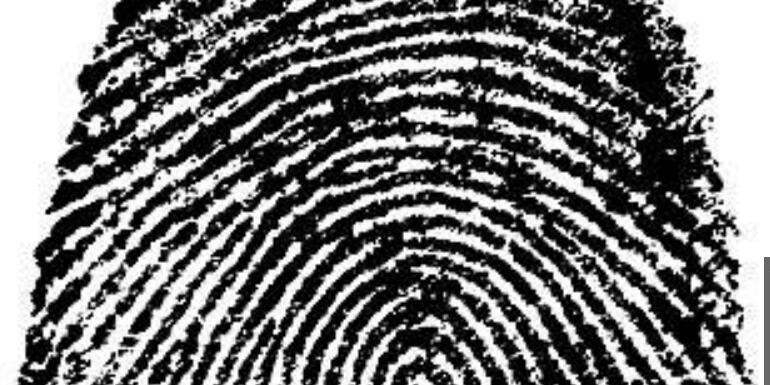
//> input picture images/fgp1.jpg, 770 x 385 px
$ ./opencv_040   (built with g++ and OpenCV 4)
//> lines starting //> are read from the running program, lines starting //| are printed output that depends on the picture
#include <opencv2/opencv.hpp>
#include <iostream>
#include<vector>
using namespace std;
using namespace cv;

int main(int argc, char** argv) {
	Mat src = imread("D:/images/fgp1.jpg", IMREAD_UNCHANGED);
//> src is the input picture: 385 rows x 770 cols, CV_8UC3; min 0, max 255, mean 118.1
	if (src.empty()) {
		cout << "can`t read this image" << endl;
	}
	namedWindow("src",WINDOW_FREERATIO);
	imshow("src", src);

	Mat kernel = getStructuringElement(MORPH_ELLIPSE,Size(2,2));
	Mat open_dst;
	morphologyEx(src, open_dst, MORPH_OPEN, kernel,Point(-1,-1),3);
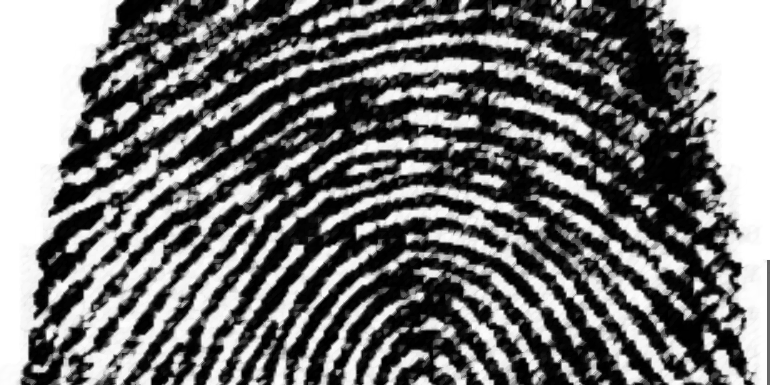
//> open_dst: 385 rows x 770 cols, CV_8UC3; min 0, max 255, mean 113.2
	namedWindow("open_dst", WINDOW_FREERATIO);
	imshow("open_dst", open_dst);


	Mat kernel1 = getStructuringElement(MORPH_RECT, Size(2, 2));
	Mat open_close_dst;
	morphologyEx(open_dst,open_close_dst, MORPH_CLOSE, kernel1, Point(-1, -1), 2);
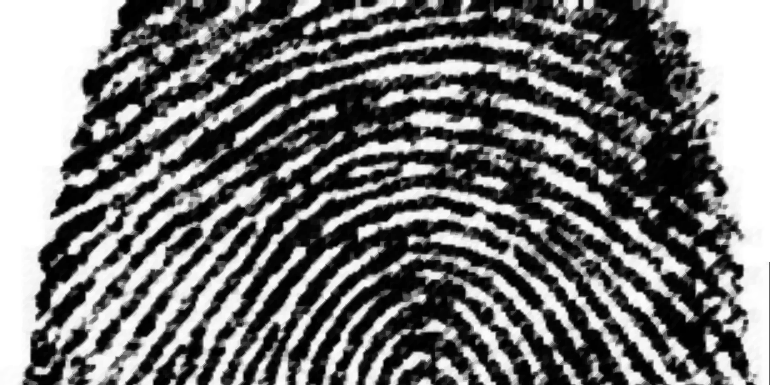
//> open_close_dst: 385 rows x 770 cols, CV_8UC3; min 0, max 255, mean 114.7
	namedWindow("open_close_dst", WINDOW_FREERATIO);
	imshow("open_close_dst", open_close_dst);

	waitKey(0);
	destroyAllWindows();
	return 0;
}

$ run again, with images/beauty.jpg copied over images/fgp1.jpg
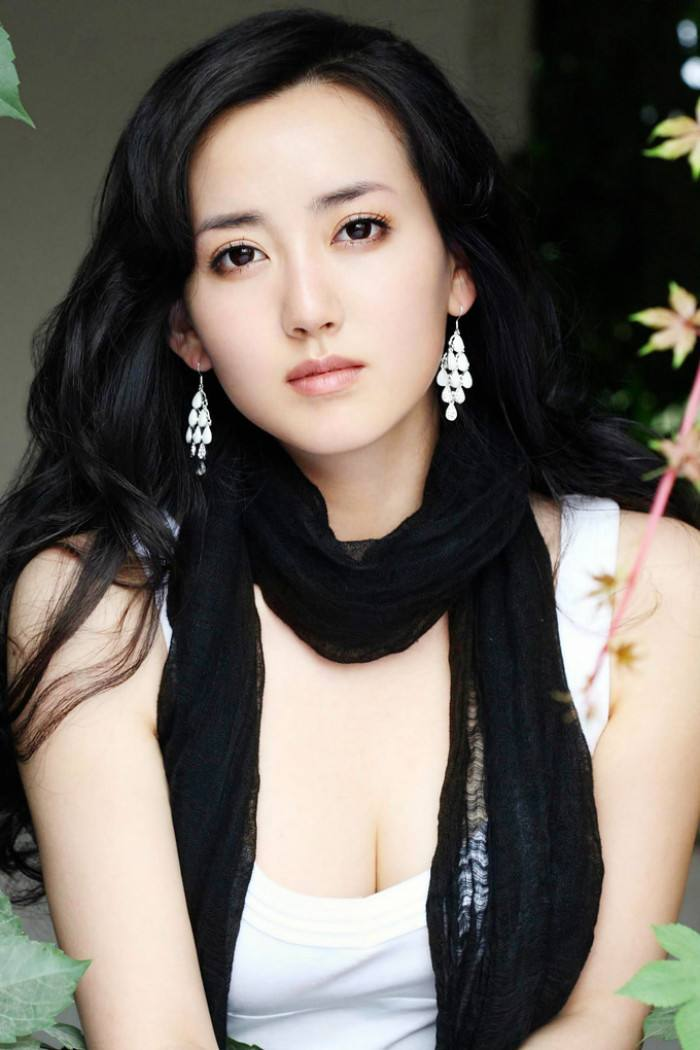
//> input picture images/beauty.jpg, 700 x 1050 px
//> src is the input picture: 1050 rows x 700 cols, CV_8UC3; mean B, G, R 95.3, 102.6, 109.3
//> `morphologyEx(src, open_dst, MORPH_OPEN, kernel,Point(-1,-1),3);`:
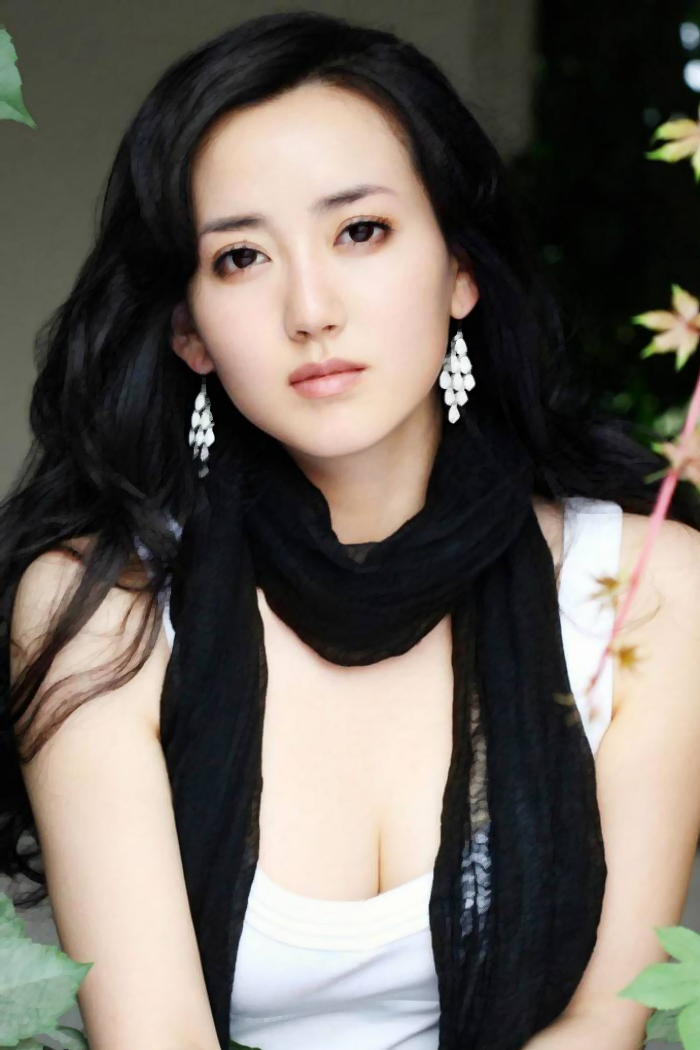
//> open_dst: 1050 rows x 700 cols, CV_8UC3; mean B, G, R 94, 101.2, 107.9
//> `morphologyEx(open_dst,open_close_dst, MORPH_CLOSE, kernel1, Point(-1, ..`:
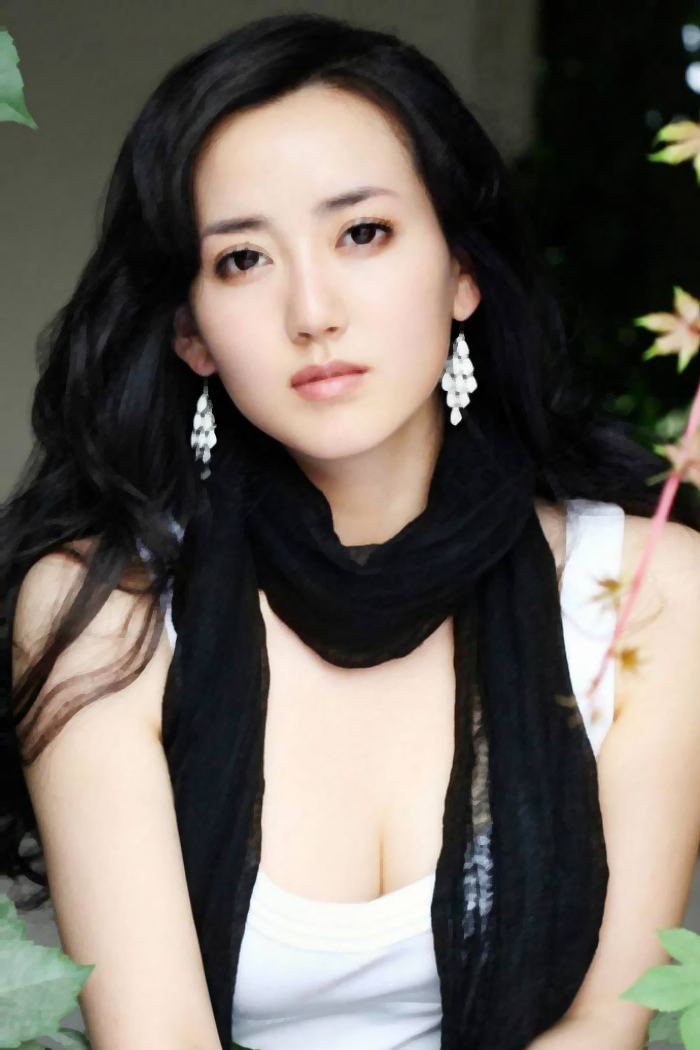
//> open_close_dst: 1050 rows x 700 cols, CV_8UC3; mean B, G, R 94, 101.2, 107.9
